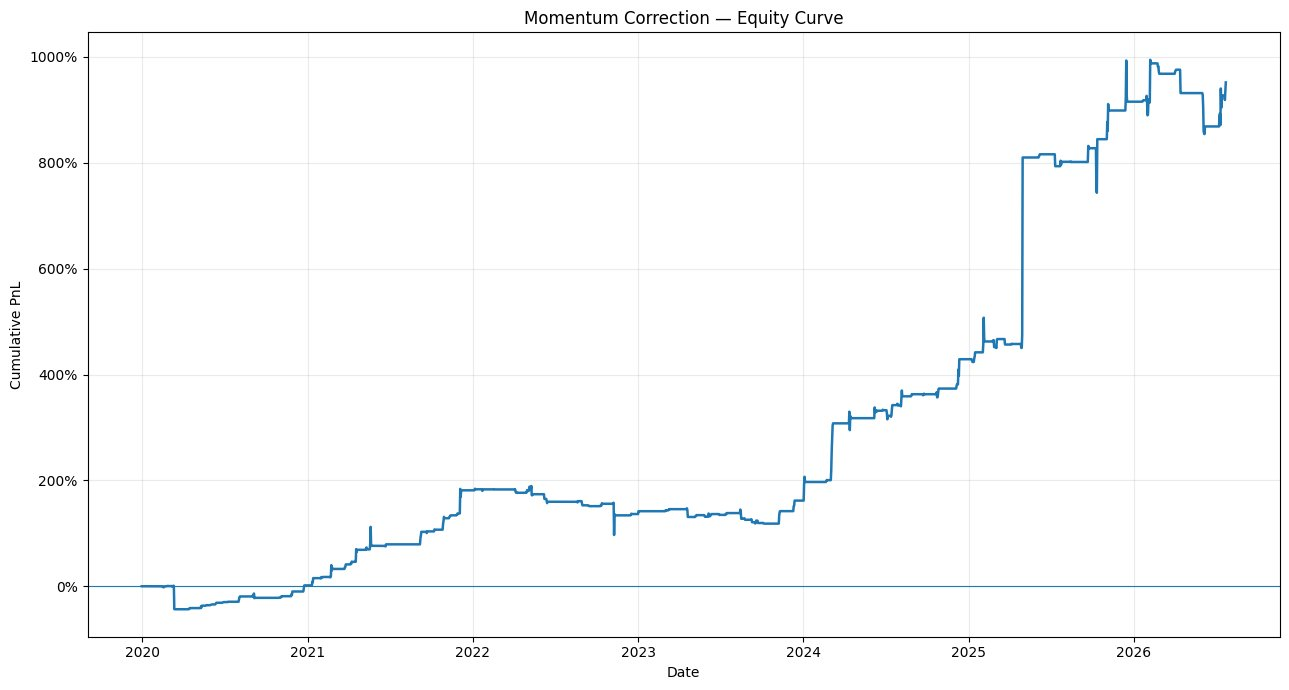
#> input picture docs/source_chart.jpg, 1289 x 690 px
$ python source_chart.py
#> lines starting #> are read from the running program, lines starting #| are printed output that depends on the picture; after the words box and inside, x2 and y2 are one past the last pixel; in counts of white or black regions, pixels touching at a corner belong together
### paths.py
"""Path configuration for the momentum-correction subproject."""

from __future__ import annotations

import os
from pathlib import Path

ROOT = Path(__file__).resolve().parent
DATA_DIR = Path(
    os.environ.get("MOMENTUM_CORRECTION_DATA_DIR", ROOT / "data")
)
RESULTS_DIR = Path(
    os.environ.get("MOMENTUM_CORRECTION_RESULTS_DIR", ROOT / "results")
)
RAW_DIR = DATA_DIR / "raw"
PARQUET_DIR = DATA_DIR / "parquet"
FIGURES_DIR = RESULTS_DIR / "figures"


def ensure_directories() -> None:
    for path in (DATA_DIR, RAW_DIR, PARQUET_DIR, RESULTS_DIR, FIGURES_DIR):
        path.mkdir(parents=True, exist_ok=True)

### scripts/source_chart.py
#!/usr/bin/env python3
"""Digitise the source equity chart so claims about it can be checked.

Reading a competitor's chart by eye invites exactly the kind of motivated
interpretation this project is trying to avoid. This extracts the plotted
series from the published image, calibrates it against the axis gridlines, and
writes the numbers out, so every statement in SOURCE.md about the source curve
is a measurement someone else can reproduce or contradict.

The extraction is deliberately simple: the series is the only saturated blue in
the frame, the plot box is the only long dark rectangle, and the horizontal
gridlines are evenly spaced grey rows. If the author reposts a differently
styled chart this will fail loudly rather than quietly return nonsense.
"""

from __future__ import annotations

import argparse
import json
import sys
from pathlib import Path

import numpy as np
import pandas as pd

PROJECT = Path(__file__).resolve().parents[1]
sys.path.insert(0, str(PROJECT))

from paths import RESULTS_DIR, ensure_directories  # noqa: E402

DEFAULT_IMAGE = PROJECT / "docs" / "source_chart.jpg"
# Axis facts read off the published image, which the calibration below checks.
AXIS_TOP_PERCENT = 1000.0
AXIS_STEP_PERCENT = 200.0
CHART_START = "2020-01-01"
CHART_END = "2026-07-22"


def load_series(path: Path) -> tuple[np.ndarray, np.ndarray, np.ndarray]:
    """Return per-column top, bottom and median ink rows for the plotted line."""
    try:
        from PIL import Image
    except ImportError as error:  # pragma: no cover
        raise SystemExit("pillow is required to digitise the chart") from error

    image = np.asarray(Image.open(path).convert("RGB")).astype(int)
    red, green, blue = image[:, :, 0], image[:, :, 1], image[:, :, 2]
    ink = (blue > 110) & (blue - red > 40) & (blue - green > 25)

    dark = (red < 120) & (green < 120) & (blue < 120)
    rows = np.nonzero(dark.sum(axis=1) > 400)[0]
    cols = np.nonzero(dark.sum(axis=0) > 300)[0]
    if rows.size < 2 or cols.size < 2:
        raise SystemExit("could not locate the plot box; is this the right image?")
    top, bottom, left, right = rows.min(), rows.max(), cols.min(), cols.max()

    ys, xs = np.nonzero(ink)
    inside = (xs > left + 1) & (xs < right - 1) & (ys > top + 1) & (ys < bottom - 1)
    ys, xs = ys[inside], xs[inside]
    if ys.size == 0:
        raise SystemExit("no plotted series found inside the axes")

    columns = np.array(sorted(set(xs)))
    lower = np.array([ys[xs == x].min() for x in columns])
    upper = np.array([ys[xs == x].max() for x in columns])
    middle = np.array([np.median(ys[xs == x]) for x in columns])
    return lower, upper, middle


def calibrate(path: Path) -> tuple[float, float]:
    """Pixels per percent, and the row of the top gridline."""
    from PIL import Image

    image = np.asarray(Image.open(path).convert("RGB")).astype(int)
    red, green, blue = image[:, :, 0], image[:, :, 1], image[:, :, 2]
    grey = (
        (abs(red - green) < 12)
        & (abs(green - blue) < 12)
        & (red > 180)
        & (red < 240)
    )
    gridlines = np.nonzero(grey[:, 140:1180].sum(axis=1) > 800)[0]
    if gridlines.size < 2:
        raise SystemExit("could not locate horizontal gridlines")
    spacing = float(np.median(np.diff(gridlines)))
    return spacing / AXIS_STEP_PERCENT, float(gridlines.min())


def main() -> None:
    parser = argparse.ArgumentParser()
    parser.add_argument("--image", type=Path, default=DEFAULT_IMAGE)
    parser.add_argument("--trades", type=Path, default=RESULTS_DIR / "trades.csv")
    args = parser.parse_args()
    ensure_directories()
    if not args.image.exists():
        raise SystemExit(f"missing {args.image}")

    lower, upper, middle = load_series(args.image)
#> in load_series, `red, green, blue = image[:, :, 0], image[:, :, 1], image[:, :, 2]`: red: shape (690, 1289) int64; 256 distinct labels, from 0 to 255
#> in load_series, `red, green, blue = image[:, :, 0], image[:, :, 1], image[:, :, 2]`: green: shape (690, 1289) int64; 256 distinct labels, from 0 to 255
#> in load_series, `red, green, blue = image[:, :, 0], image[:, :, 1], image[:, :, 2]`:
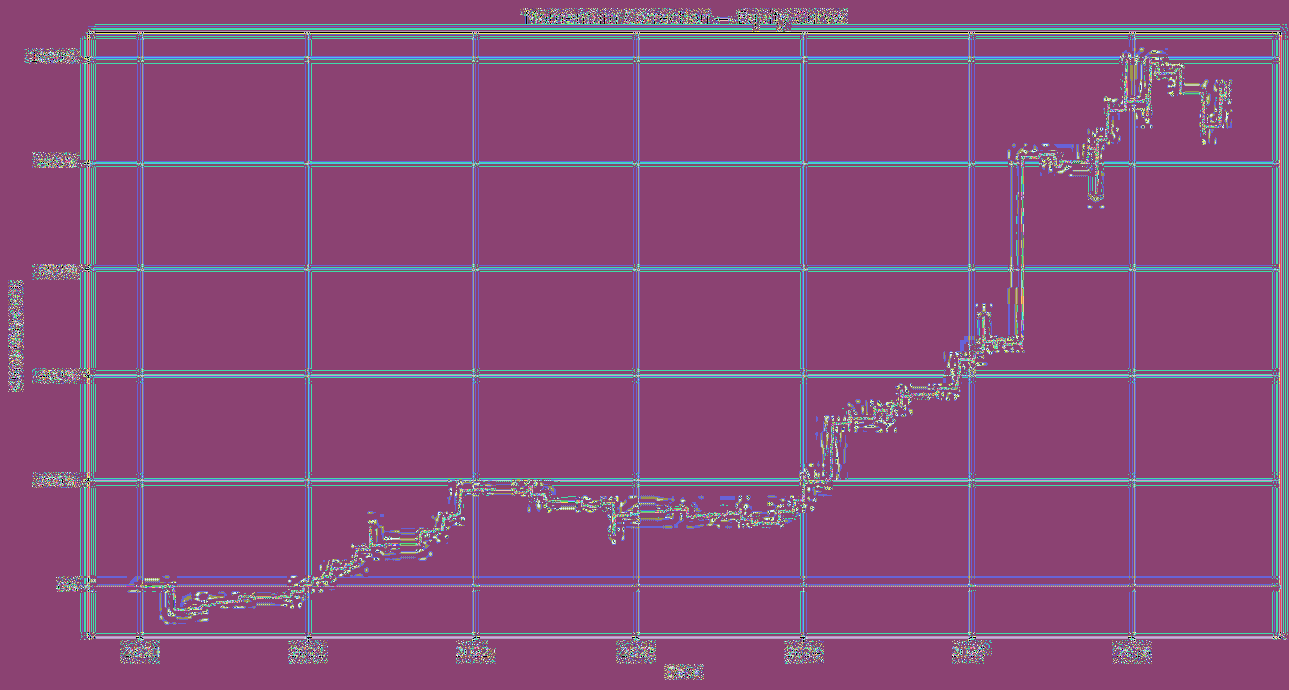
#> blue: shape (690, 1289) int64; 256 distinct labels, from 0 to 255; one colour per label, 0 black
#> in load_series, `ink = (blue > 110) & (blue - red > 40) & (blue - green > 25)`:
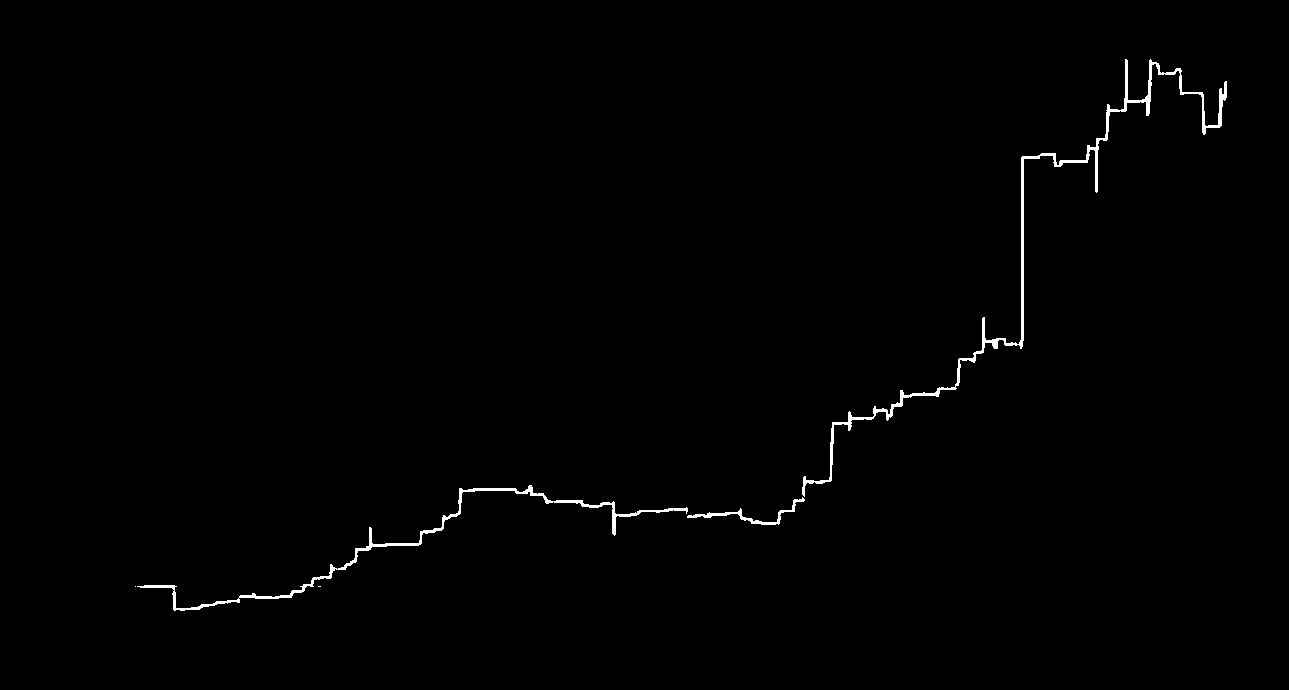
#> ink: shape (690, 1289) bool; 0.68% white; 5 white regions (2 under 20 px), largest, box (x1, y1, x2, y2) and area: (802, 59, 1227, 497) 3443, (137, 485, 688, 611) 2142, (687, 497, 805, 525) 435
#> in load_series, `dark = (red < 120) & (green < 120) & (blue < 120)`:
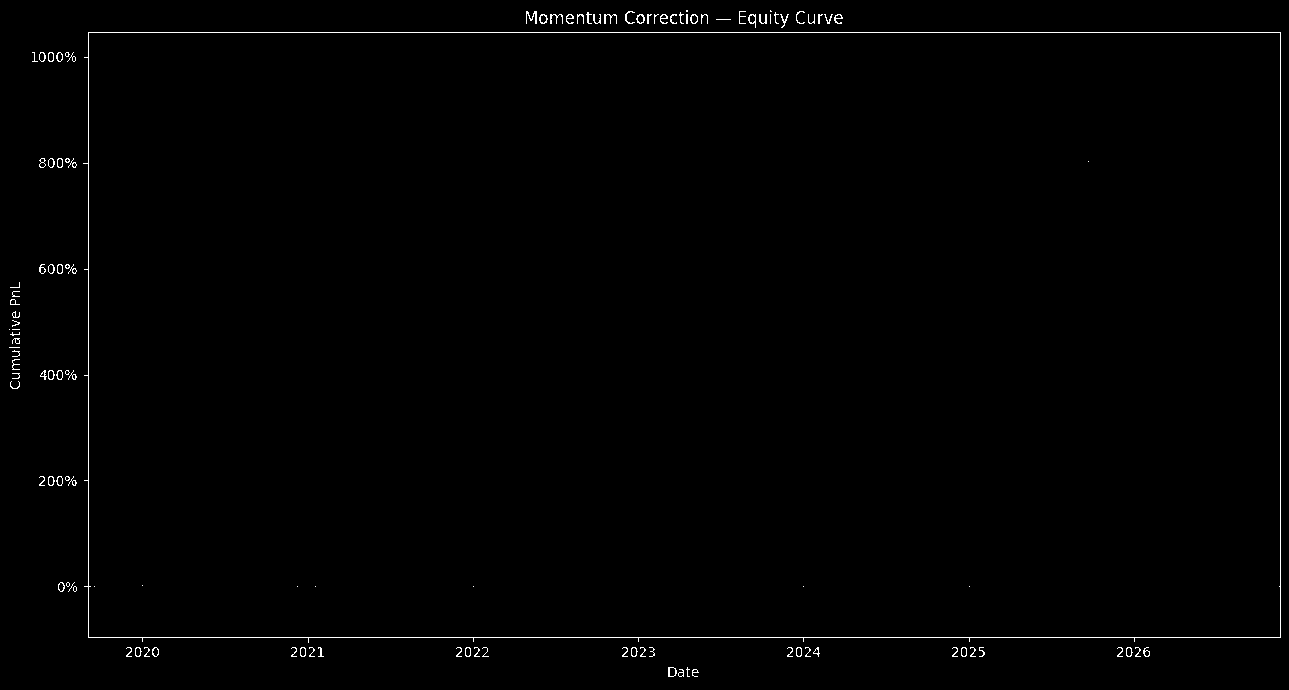
#> dark: shape (690, 1289) bool; 0.72% white in thin lines or dots
#> in load_series, `rows = np.nonzero(dark.sum(axis=1) > 400)[0]`: rows = [32, 637]
#> in load_series, `cols = np.nonzero(dark.sum(axis=0) > 300)[0]`: cols = [88, 1280]
#> in load_series, `top, bottom, left, right = rows.min(), rows.max(), cols.min(), cols.ma..`: top = 32; bottom = 637; left = 88; right = 1280
#> in load_series, `ys, xs = np.nonzero(ink)`: ys = 6024 values from 59 to 610; xs = 6024 values, max 1226 at index 270, min 135 at index 5470, mean 793
#> in load_series, `columns = np.array(sorted(set(xs)))`: columns = 1091 values from 135 to 1226
#> in load_series, `lower = np.array([ys[xs == x].min() for x in columns])`: lower = 1091 values, max 608 at index 41, min 59 at index 989, mean 429.8
#> in load_series, `upper = np.array([ys[xs == x].max() for x in columns])`: upper = 1091 values, max 610 at index 38, min 63 at index 1018, mean 434.5
#> in load_series, `middle = np.array([np.median(ys[xs == x]) for x in columns])`: middle = 1091 values, max 609 at index 44, min 62.5 at index 1018, mean 432.2
    per_percent, top_row = calibrate(args.image)
#> in calibrate, `grey = ( (abs(red - green) < 12) & (abs(green - blue) < 12) & (red > 1..`:
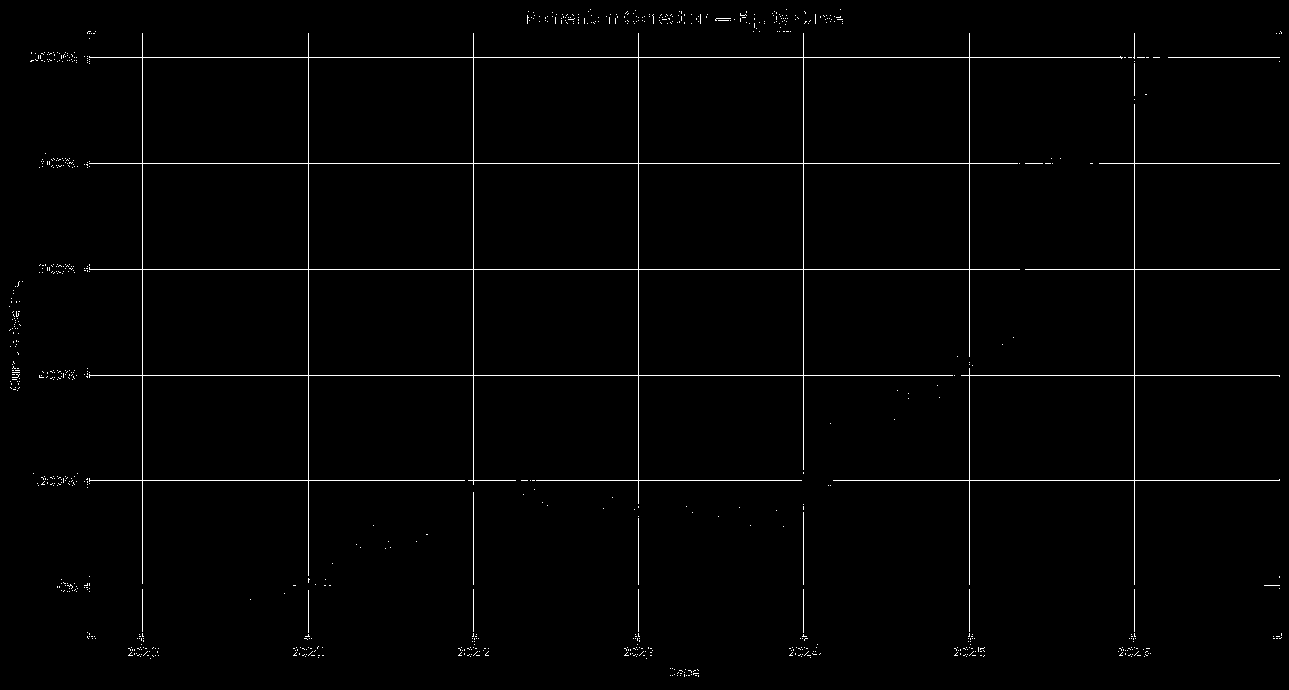
#> grey: shape (690, 1289) bool; 1.3% white in thin lines or dots
#> in calibrate, `gridlines = np.nonzero(grey[:, 140:1180].sum(axis=1) > 800)[0]`: gridlines = [57, 163, 269, 375, 480]
#> in calibrate, `spacing = float(np.median(np.diff(gridlines)))`: spacing = 106
#> per_percent = 0.53; top_row = 57
    to_percent = lambda row: AXIS_TOP_PERCENT - (row - top_row) / per_percent  # noqa: E731

    dates = pd.date_range(CHART_START, CHART_END, periods=len(middle))
    series = pd.Series(to_percent(middle), index=dates, name="cumulative_pnl_pct")
    yearly = series.resample("YE").last()

    # A column counts as moving when its ink spans more than a rendering width,
    # which is what a step in a step function looks like.
    moving = float(((upper - lower) > 2).mean())
#> moving = 0.274

    report: dict[str, object] = {
        "image": args.image.name,
        "columns": int(len(middle)),
        "days_per_column": round(
            (pd.Timestamp(CHART_END) - pd.Timestamp(CHART_START)).days / len(middle), 2
        ),
        "start_percent": round(float(to_percent(upper[0])), 1),
        "end_percent": round(float(to_percent(lower[-1])), 1),
        "peak_percent": round(float(to_percent(lower.min())), 1),
        "columns_moving": round(moving, 3),
        "year_end_percent": {
            str(index.year): round(float(value), 1) for index, value in yearly.items()
        },
    }

    if args.trades.exists():
        trades = pd.read_csv(args.trades, parse_dates=["exit_date"])
        booked = trades.groupby(trades["exit_date"].dt.normalize())["pnl"].sum()
        span = pd.date_range(booked.index.min(), booked.index.max(), freq="D")
        booked = booked.reindex(span, fill_value=0.0)
        edges = np.linspace(0, len(booked), len(middle) + 1).astype(int)
        ours = float(
            np.mean(
                [(booked.iloc[a:b] != 0).any() for a, b in zip(edges[:-1], edges[1:])]
            )
        )
        report["baseline_columns_moving"] = round(ours, 3)

    (RESULTS_DIR / "source_chart.json").write_text(
        json.dumps(report, indent=2) + "\n", encoding="utf-8"
    )
    series.to_csv(RESULTS_DIR / "source_chart_series.csv")
    print(json.dumps(report, indent=2))
#> (printed output is left out)


if __name__ == "__main__":
    main()
